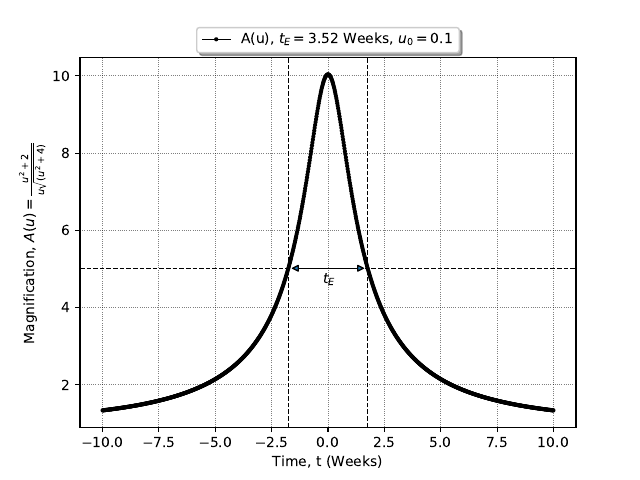

Write Python code to recreate this figure.
import numpy as np
import matplotlib.pyplot as plt

t_E = 10

t = np.linspace(-10, 10, 1000)

u_0 = 0.1
u = np.sqrt(u_0**2 + (t/t_E)**2)
a = u**2 + 2
b = u*np.sqrt((u**2)+4)
A = a/b
half = max(A)/2
T = 2*1.75869

fig, ax = plt.subplots()

plt.plot(t, A, 'ko-', lw = 0.7, markersize = 2, label = r"A(u), $t_E = 3.52$ Weeks, $u_0 = 0.1$")
ax.axhline(half, color = 'k', ls = '--', lw = 0.9)
ax.axvline(-1.75869, color = 'k', ls = '--', lw = 0.9)
ax.axvline(1.75869, color = 'k', ls = '--', lw = 0.9)
plt.annotate(s = '', xy = (-1.75869, 5.01848), xytext = (1.75869, 5.01848), arrowprops = dict(arrowstyle='<|-|>'))
plt.text(-0.2, 4.6, r'$t_E$')
plt.grid(color = 'k', alpha = 0.5, linestyle = 'dotted', linewidth = 0.6)
plt.xlabel(r'Time, t (Weeks)')
plt.ylabel(r'Magnification, $A(u) = \frac{u^2 + 2}{u \sqrt{(u^2 + 4)}}$')
plt.legend(loc='upper center', bbox_to_anchor=(0.5, 1.1), ncol=3, fancybox=True, shadow=True)
plt.savefig('microlensing.pdf')
plt.show()
